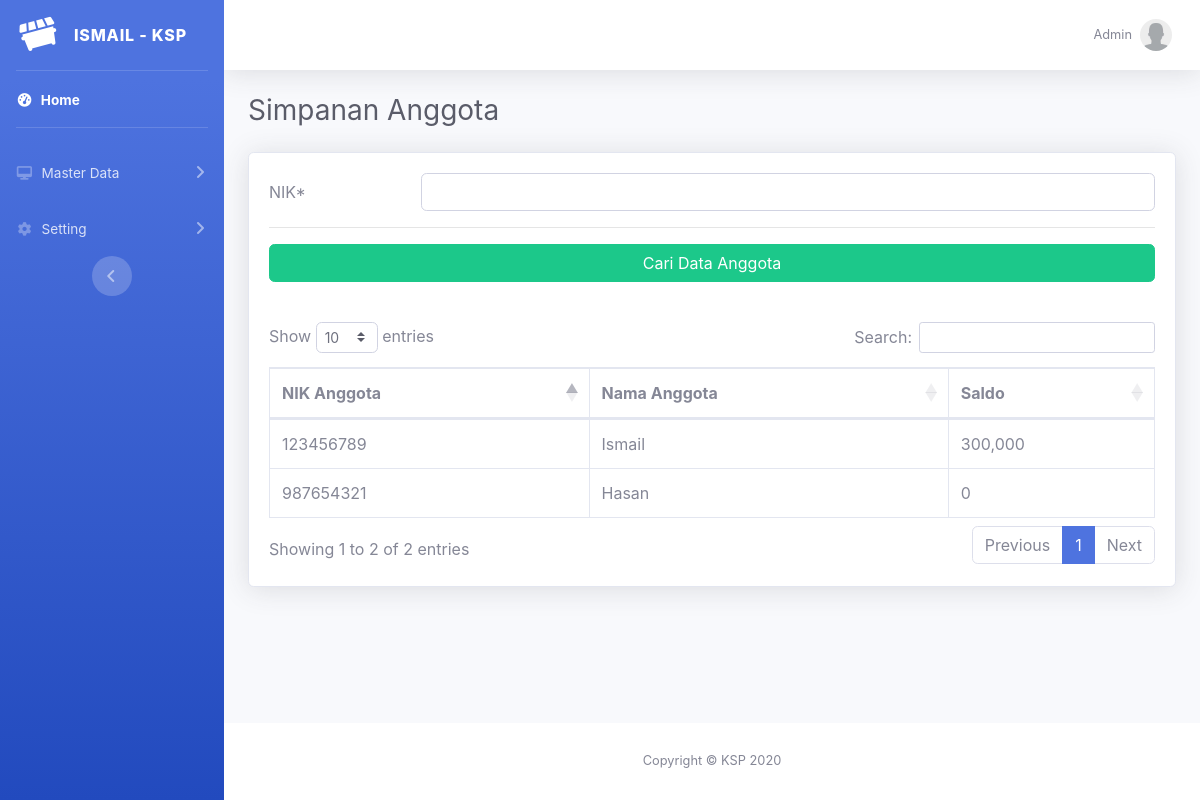
The app's page /trans_simpanan.php (signed in) with its own data.
### tables this page shows
CREATE TABLE `anggota` (
  `id` int(11) NOT NULL,
  `ktp` text NOT NULL,
  `nik` varchar(25) NOT NULL,
  `nama` varchar(25) NOT NULL,
  `alamat` text NOT NULL,
  `telepon` varchar(15) NOT NULL,
  `jk` varchar(10) NOT NULL,
  `username` varchar(25) NOT NULL,
  `password` text NOT NULL,
  `status` int(11) NOT NULL DEFAULT '1'
);

### trans_simpanan_search.php (the view)
<?php
    $qry = "SELECT a.*, SUM(s.debet) - SUM(s.kredit) as saldo
              FROM anggota a
              LEFT JOIN simpanan s
                ON a.id = s.anggota_id
             GROUP BY a.id";
    $sql = mysqli_query($con, $qry) or die(mysqli_error($con));
?>
<div class="card shadow mb-4">
    <div class="card-body">
        <form action="trans_simpanan.php" method="get" enctype="multipart/form-data">
            <div class="form-group row">
                <label class="col-sm-2 col-form-label">NIK*</label>
                <div class="col-sm-10">
                    <input type="text" class="form-control" id="nik" name="nik" required>
                </div>
            </div>
            <hr>
            <button type="submit" class="btn btn-success btn-user btn-block">
                Cari Data Anggota
            </button>
        </form>
        <p>&nbsp;</p>
        <div class="table-responsive">
            <table class="table table-bordered" id="dataTable" width="100%" cellspacing="0">
                <thead>
                <tr>
                    <th>NIK Anggota</th>
                    <th>Nama Anggota</th>
                    <th>Saldo</th>
                </tr>
                </thead>
                <tbody>
                <?php
                while ($data  = mysqli_fetch_array($sql)) {
                    ?>
                    <tr>
                        <td><?php echo $data['nik']; ?></td>
                        <td><?php echo $data['nama']; ?></td>
                        <td><?php echo number_format($data['saldo'], 0); ?></td>
                    </tr>
                <?php } ?>
                </tbody>
            </table>
        </div>
    </div>
</div>

### records on screen
anggota: nik "123456789", nama "Ismail", saldo "300,000"
anggota: nik "987654321", nama "Hasan", saldo "0"

### other values on screen
$_SESSION['auth_name'] "Admin"
